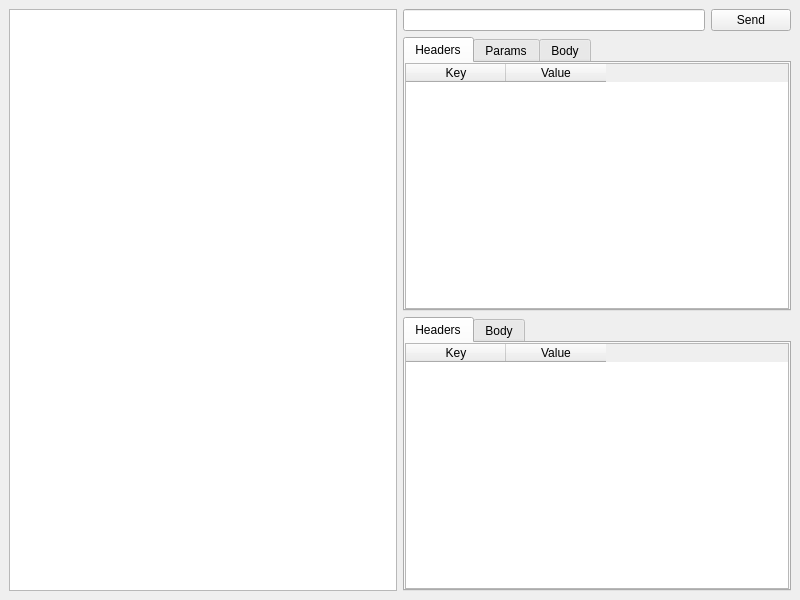
<?xml version="1.0" encoding="UTF-8"?>
<ui version="4.0">
 <class>MainWindow</class>
 <widget class="QMainWindow" name="MainWindow">
  <property name="geometry">
   <rect>
    <x>0</x>
    <y>0</y>
    <width>800</width>
    <height>600</height>
   </rect>
  </property>
  <property name="windowTitle">
   <string>Comet</string>
  </property>
  <widget class="QWidget" name="centralwidget">
   <layout class="QHBoxLayout" name="horizontalLayout_2">
    <item>
     <widget class="QListWidget" name="requestListWidget">
      <property name="sizePolicy">
       <sizepolicy hsizetype="MinimumExpanding" vsizetype="Expanding">
        <horstretch>0</horstretch>
        <verstretch>0</verstretch>
       </sizepolicy>
      </property>
     </widget>
    </item>
    <item>
     <layout class="QVBoxLayout" name="verticalLayout">
      <item>
       <layout class="QHBoxLayout" name="horizontalLayout">
        <item>
         <widget class="QLineEdit" name="urlLineEdit"/>
        </item>
        <item>
         <widget class="QPushButton" name="sendButton">
          <property name="text">
           <string>Send</string>
          </property>
          <property name="shortcut">
           <string>Ctrl+Return</string>
          </property>
         </widget>
        </item>
       </layout>
      </item>
      <item>
       <widget class="QTabWidget" name="requestTabWidget">
        <property name="currentIndex">
         <number>0</number>
        </property>
        <widget class="QTableWidget" name="requestHeadersTableWidget">
         <property name="editTriggers">
          <set>QAbstractItemView::NoEditTriggers</set>
         </property>
         <attribute name="title">
          <string>Headers</string>
         </attribute>
         <column>
          <property name="text">
           <string>Key</string>
          </property>
         </column>
         <column>
          <property name="text">
           <string>Value</string>
          </property>
         </column>
        </widget>
        <widget class="QWidget" name="paramsTab">
         <attribute name="title">
          <string>Params</string>
         </attribute>
        </widget>
        <widget class="QWidget" name="bodyTab">
         <attribute name="title">
          <string>Body</string>
         </attribute>
        </widget>
       </widget>
      </item>
      <item>
       <widget class="QTabWidget" name="responseTabWidget">
        <property name="currentIndex">
         <number>0</number>
        </property>
        <widget class="QTableWidget" name="responseHeadersTableWidget">
         <property name="editTriggers">
          <set>QAbstractItemView::NoEditTriggers</set>
         </property>
         <property name="columnCount">
          <number>2</number>
         </property>
         <attribute name="title">
          <string>Headers</string>
         </attribute>
         <column>
          <property name="text">
           <string>Key</string>
          </property>
         </column>
         <column>
          <property name="text">
           <string>Value</string>
          </property>
         </column>
        </widget>
        <widget class="QPlainTextEdit" name="responseBodyPlainTextEdit">
         <property name="readOnly">
          <bool>true</bool>
         </property>
         <attribute name="title">
          <string>Body</string>
         </attribute>
        </widget>
       </widget>
      </item>
     </layout>
    </item>
   </layout>
  </widget>
 </widget>
 <resources/>
 <connections/>
</ui>
